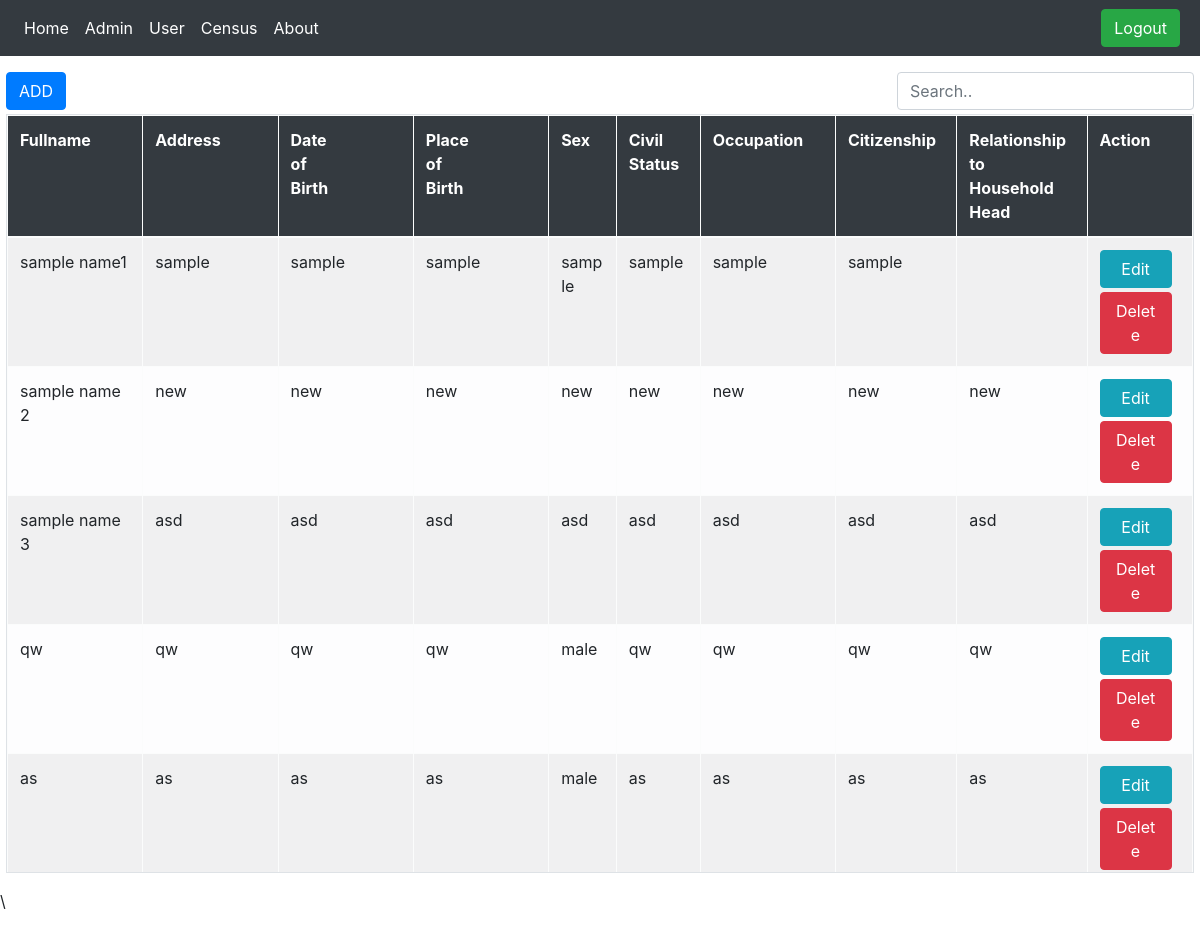
The app's page /admin/census.php (signed in) with its own data.
### tables this page shows
CREATE TABLE `census` (
  `id` int(11) NOT NULL,
  `fullname` varchar(255) NOT NULL,
  `lastname` varchar(255) NOT NULL,
  `firstname` varchar(255) NOT NULL,
  `middlename` varchar(255) NOT NULL,
  `address` varchar(255) NOT NULL,
  `dateofbirth` varchar(255) NOT NULL,
  `placeofbirth` varchar(255) NOT NULL,
  `sex` varchar(255) NOT NULL,
  `civilstatus` varchar(255) NOT NULL,
  `occupation` varchar(255) NOT NULL,
  `citizenship` varchar(255) NOT NULL,
  `relationship` varchar(255) NOT NULL,
  `date` date NOT NULL,
  `month` varchar(255) NOT NULL,
  `year` varchar(255) NOT NULL
);

### admin/census.php (the view, shortened to what this page needs)
<?php
require_once '../includes/admin/HF/header.php';
?>
<div class="container col-12 mt-3" style="width: 99%;">
    <?php
    $mysqli = new mysqli('localhost', 'root', '', 'brgydb') or die(mysqli_error($mysqli));
    $result = $mysqli->query("SELECT * FROM census") or die($mysqli->error);
    ?>
    <div class="row justify-content-center">
        <div class="d-flex justify-content-between w-100">
            <button type="submit" class="btn btn-primary mb-1 createbtn-census" name="create">ADD</button>
            <input class="form-control mb-1 w-25" id="census-search" type="text" placeholder="Search..">
        </div>
        <table class="table table-responsive table-light table-striped table-bordered" style="overflow:scroll; height:75vh;">
            <thread>
                <tr class="bg-dark text-white">
                    <th style="width: 10%;">Fullname</th>
                    <th style="width: 10%;">Address</th>
                    <th style="width: 10%;">Date <br>of<br> Birth</th>
                    <th style="width: 10%;">Place <br>of<br> Birth</th>
                    <th style="width: 5%;">Sex</th>
                    <th style="width: 5%;">Civil Status</th>
                    <th style="width: 10%;">Occupation</th>
                    <th style="width: 5%;">Citizenship</th>
                    <th style="width: 5%;">Relationship <br>to <br>Household <br>Head</th>
                    <th colspan="2" style="width: 5%;">Action</th>
                </tr>
            </thread>
            <tbody id="censusTable" style="word-break: break-all;">
                <?php
                while ($row = $result->fetch_assoc()) :
                ?>
                    <tr>
                        <td><?php echo $row['fullname']; ?></td>
                        <td><?php echo $row['address']; ?></td>
                        <td><?php echo $row['dateofbirth']; ?></td>
                        <td><?php echo $row['placeofbirth']; ?></td>
                        <td><?php echo $row['sex']; ?></td>
                        <td><?php echo $row['civilstatus']; ?></td>
                        <td><?php echo $row['occupation']; ?></td>
                        <td><?php echo $row['citizenship']; ?></td>
                        <td><?php echo $row['relationship']; ?></td>
                        <td>
                            <button type="button" class="btn btn-info updatebtnCensus" style="width:4.5rem;">Edit</button>
                            <a href="census.php?deleteCensus=<?php echo $row['id']; ?>" class="btn btn-danger mt-1" style="width:4.5rem;">Delete</a>
                        </td>
                    </tr>
                <?php endwhile; ?>
            </tbody>
        </table>
    </div>
</div>
<?php require_once '../includes/admin/HF/footer.php'; ?>
</body>
</html>

### records on screen
census: fullname "sample name1", address "sample", dateofbirth "sample", placeofbirth "sample", sex "sample", civilstatus "sample", occupation "sample", citizenship "sample"
census: fullname "sample name2", address "new", dateofbirth "new", placeofbirth "new", sex "new", civilstatus "new", occupation "new", citizenship "new", relationship "new"
census: fullname "sample name3", address "asd", dateofbirth "asd", placeofbirth "asd", sex "asd", civilstatus "asd", occupation "asd", citizenship "asd", relationship "asd", $row['id'] 4 (drawn)
census: fullname "qw", address "qw", dateofbirth "qw", placeofbirth "qw", sex "male", civilstatus "qw", occupation "qw", citizenship "qw", relationship "qw"
census: fullname "as", address "as", dateofbirth "as", placeofbirth "as", sex "male", civilstatus "as", occupation "as", citizenship "as", relationship "as"
